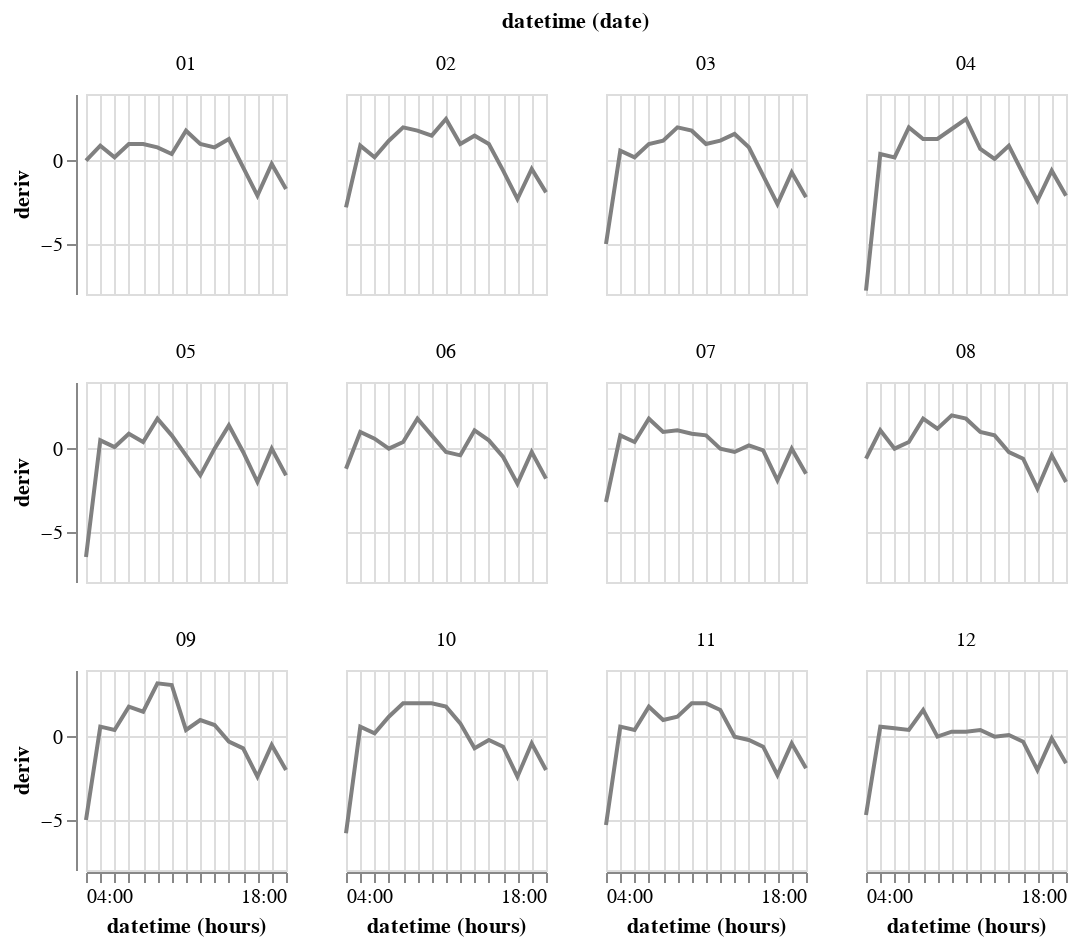

This figure's notebook cell:
### Code cell
plot_values_of_many_days(ddf, "deriv")

### Figure 1 — Vega-Lite specification as saved in the notebook (floating-point values rounded to 4 significant figures; data arrays with more than 128 entries replaced by an {"elided": "..."} marker saying what was removed)
{"config": {"view": {"continuousWidth": 300, "continuousHeight": 300}}, "data": {"name": "data-e8f1bc57d95164e7bba682b6e5b619a0"}, "facet": {"field": "datetime", "timeUnit": "date", "type": "temporal"}, "spec": {"mark": {"type": "line"}, "encoding": {"color": {"value": "grey"}, "x": {"field": "datetime", "timeUnit": "hours", "type": "temporal"}, "y": {"field": "deriv", "type": "quantitative"}}, "height": 100, "width": 100}, "columns": 4, "$schema": "https://vega.github.io/schema/vega-lite/v5.20.1.json", "datasets": {"data-e8f1bc57d95164e7bba682b6e5b619a0": {"elided": "180 records"}}}
